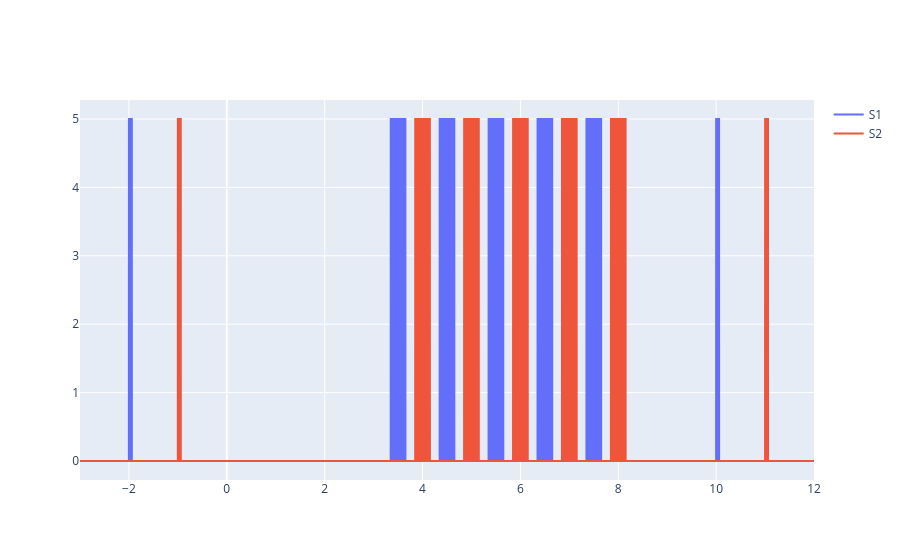

The cell this chart's notebook holds for it:
### Code cell
fig = go.Figure() # type: ignore
fig.add_trace(
    go.Scatter(x = t, y = S1actcmd, mode="lines", name="S1")
)
fig.add_trace(
    go.Scatter(x = t, y = S2actcmd, mode="lines",  name="S2")
)

### Figure 1 — Plotly figure (JSON) as saved in the notebook; plotly's stock layout.template omitted (floating-point values rounded to 4 significant figures; data arrays with more than 128 entries replaced by an {"elided": "..."} marker saying what was removed)
{"data": [{"mode": "lines", "name": "S1", "type": "scatter", "x": {"elided": "15000 float values"}, "y": {"elided": "15000 float values"}}, {"mode": "lines", "name": "S2", "type": "scatter", "x": {"elided": "15000 float values"}, "y": {"elided": "15000 float values"}}], "layout": {}}
